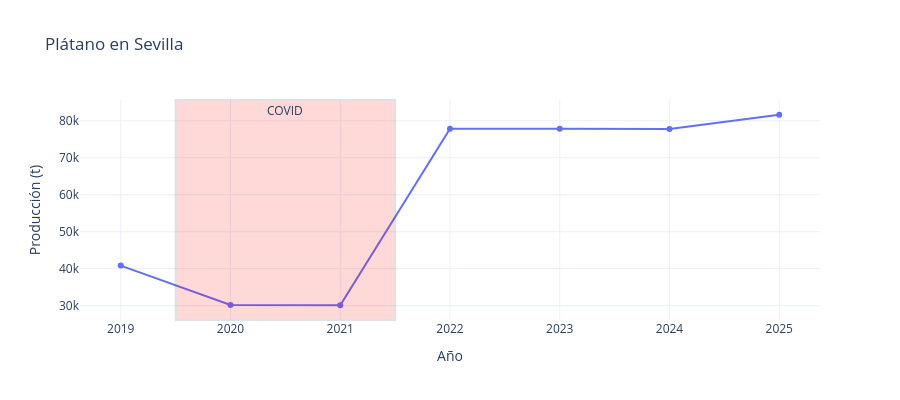

The code cell stored with this chart in its notebook:
### Markdown cell above
## Paso 8 — Caso de estudio: Plátano en Sevilla (nombres normalizados)

### Code cell
# ===== Celda 8: caso Plátano/Sevilla =====
mask_cult = df[col_cult].map(normalizar).str.contains('platano', na=False)
mask_muni = df[col_muni].map(normalizar).str.contains('sevilla', na=False)
serie = df[mask_cult & mask_muni].sort_values(col_ano)

print(f"Registros: {len(serie)}")
cols_ver = [col_ano, col_muni, col_cult, col_prod] + ([col_area] if col_area else []) + ([col_rend] if col_rend else [])
display(serie[cols_ver])

if len(serie):
    fig = px.line(serie, x=col_ano, y=col_prod, markers=True,
                  title=f"{serie[col_cult].iloc[0]} en {serie[col_muni].iloc[0]}",
                  labels={col_prod: 'Producción (t)'})
    fig.add_vrect(x0=2019.5, x1=2021.5, fillcolor='red', opacity=0.15,
                  annotation_text='COVID', annotation_position='top')
    fig.update_layout(template='plotly_white', height=400)
    fig.show()

### Figure 1 — Plotly figure (JSON) as saved in the notebook; plotly's stock layout.template omitted (floating-point values rounded to 4 significant figures)
{"data": [{"hovertemplate": "Año=%{x}<br>Producción (t)=%{y}<extra></extra>", "legendgroup": "", "line": {"color": "#636efa", "dash": "solid"}, "marker": {"symbol": "circle"}, "mode": "lines+markers", "name": "", "orientation": "v", "showlegend": false, "type": "scatter", "x": [2019, 2020, 2021, 2022, 2023, 2024, 2025], "xaxis": "x", "y": [40830.0, 30200.0, 30100.0, 77830.0, 77850.0, 77800.0, 81630.0], "yaxis": "y"}], "layout": {"annotations": [{"showarrow": false, "text": "COVID", "x": 2020.0, "xanchor": "center", "xref": "x", "y": 1, "yanchor": "top", "yref": "y domain"}], "height": 400, "legend": {"tracegroupgap": 0}, "shapes": [{"fillcolor": "red", "opacity": 0.15, "type": "rect", "x0": 2020.0, "x1": 2022.0, "xref": "x", "y0": 0, "y1": 1, "yref": "y domain"}], "title": {"text": "Plátano en Sevilla"}, "xaxis": {"anchor": "y", "domain": [0, 1], "title": {"text": "Año"}}, "yaxis": {"anchor": "x", "domain": [0, 1], "title": {"text": "Producción (t)"}}}}
